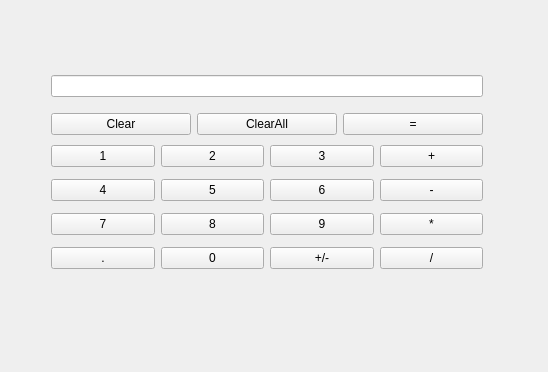
<?xml version="1.0" encoding="UTF-8"?>
<ui version="4.0">
 <class>Widget</class>
 <widget class="QWidget" name="Widget">
  <property name="geometry">
   <rect>
    <x>0</x>
    <y>0</y>
    <width>548</width>
    <height>372</height>
   </rect>
  </property>
  <property name="windowTitle">
   <string>Widget</string>
  </property>
  <widget class="QWidget" name="layoutWidget">
   <property name="geometry">
    <rect>
     <x>40</x>
     <y>60</y>
     <width>454</width>
     <height>225</height>
    </rect>
   </property>
   <layout class="QVBoxLayout" name="verticalLayout">
    <item>
     <layout class="QGridLayout" name="gridLayout">
      <property name="verticalSpacing">
       <number>16</number>
      </property>
      <item row="0" column="0" colspan="3">
       <widget class="QLineEdit" name="lineEdit"/>
      </item>
      <item row="1" column="0">
       <widget class="QPushButton" name="pushButton">
        <property name="text">
         <string>Clear</string>
        </property>
       </widget>
      </item>
      <item row="1" column="1">
       <widget class="QPushButton" name="pushButton_2">
        <property name="text">
         <string>ClearAll</string>
        </property>
       </widget>
      </item>
      <item row="1" column="2">
       <widget class="QPushButton" name="pushButton_3">
        <property name="text">
         <string>=</string>
        </property>
       </widget>
      </item>
     </layout>
    </item>
    <item>
     <layout class="QGridLayout" name="gridLayout_2">
      <property name="verticalSpacing">
       <number>12</number>
      </property>
      <item row="0" column="0">
       <widget class="QPushButton" name="pushButton_4">
        <property name="text">
         <string>1</string>
        </property>
       </widget>
      </item>
      <item row="0" column="1">
       <widget class="QPushButton" name="pushButton_5">
        <property name="text">
         <string>2</string>
        </property>
       </widget>
      </item>
      <item row="0" column="2">
       <widget class="QPushButton" name="pushButton_6">
        <property name="text">
         <string>3</string>
        </property>
       </widget>
      </item>
      <item row="0" column="3">
       <widget class="QPushButton" name="pushButton_7">
        <property name="text">
         <string>+</string>
        </property>
       </widget>
      </item>
      <item row="1" column="0">
       <widget class="QPushButton" name="pushButton_8">
        <property name="text">
         <string>4</string>
        </property>
       </widget>
      </item>
      <item row="1" column="1">
       <widget class="QPushButton" name="pushButton_9">
        <property name="text">
         <string>5</string>
        </property>
       </widget>
      </item>
      <item row="1" column="2">
       <widget class="QPushButton" name="pushButton_10">
        <property name="text">
         <string>6</string>
        </property>
       </widget>
      </item>
      <item row="1" column="3">
       <widget class="QPushButton" name="pushButton_11">
        <property name="text">
         <string>-</string>
        </property>
       </widget>
      </item>
      <item row="2" column="0">
       <widget class="QPushButton" name="pushButton_12">
        <property name="text">
         <string>7</string>
        </property>
       </widget>
      </item>
      <item row="2" column="1">
       <widget class="QPushButton" name="pushButton_13">
        <property name="text">
         <string>8</string>
        </property>
       </widget>
      </item>
      <item row="2" column="2">
       <widget class="QPushButton" name="pushButton_14">
        <property name="text">
         <string>9</string>
        </property>
       </widget>
      </item>
      <item row="2" column="3">
       <widget class="QPushButton" name="pushButton_15">
        <property name="text">
         <string>*</string>
        </property>
       </widget>
      </item>
      <item row="3" column="0">
       <widget class="QPushButton" name="pushButton_16">
        <property name="text">
         <string>.</string>
        </property>
       </widget>
      </item>
      <item row="3" column="1">
       <widget class="QPushButton" name="pushButton_17">
        <property name="text">
         <string>0</string>
        </property>
       </widget>
      </item>
      <item row="3" column="2">
       <widget class="QPushButton" name="pushButton_18">
        <property name="text">
         <string>+/-</string>
        </property>
       </widget>
      </item>
      <item row="3" column="3">
       <widget class="QPushButton" name="pushButton_19">
        <property name="text">
         <string>/</string>
        </property>
       </widget>
      </item>
     </layout>
    </item>
   </layout>
  </widget>
 </widget>
 <layoutdefault spacing="6" margin="11"/>
 <resources/>
 <connections/>
</ui>
